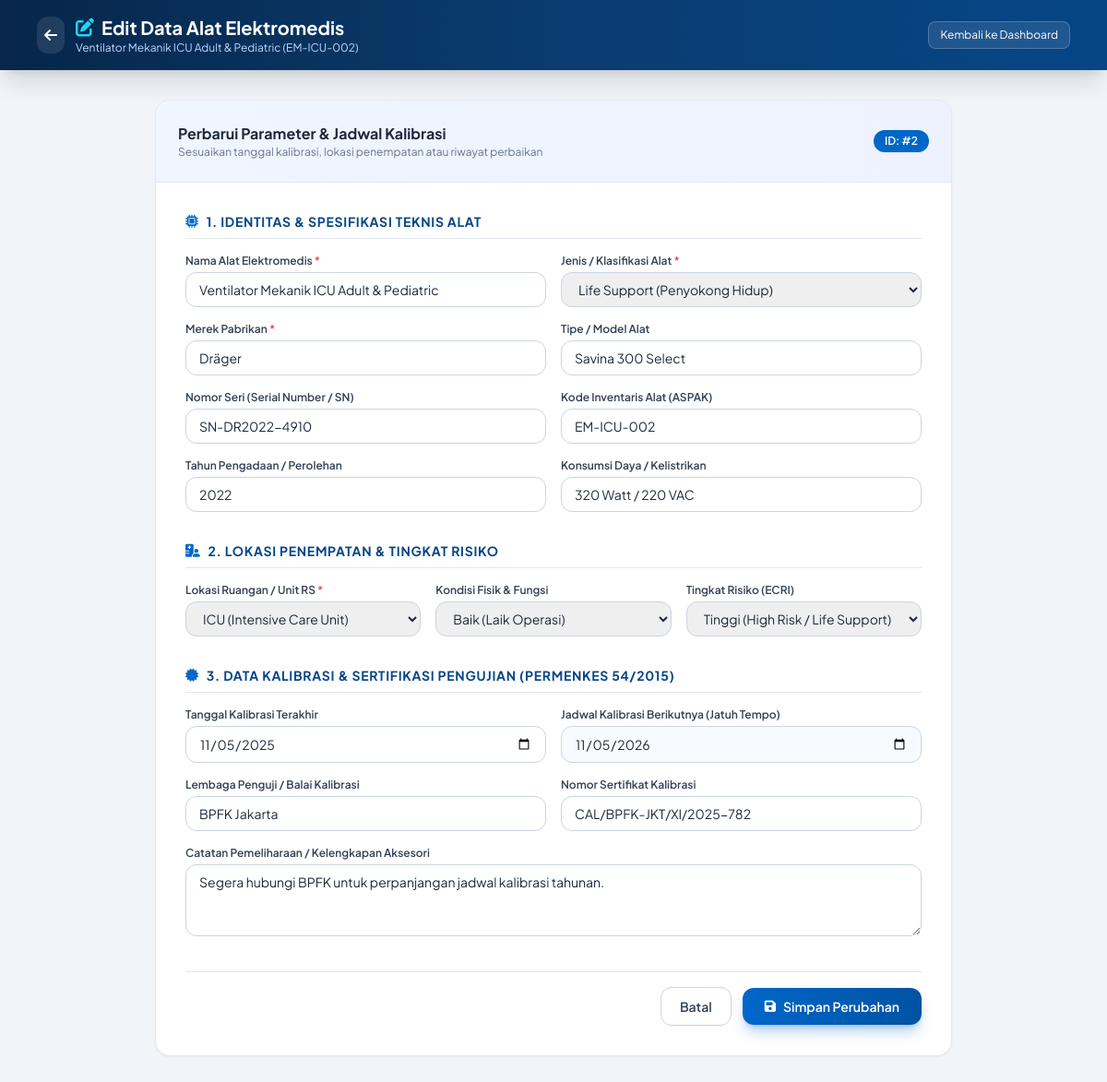
/edit.php?id=2 (signed in), run on the app's committed database.
### tables this page shows
CREATE TABLE `alat` (
  `id` INT AUTO_INCREMENT PRIMARY KEY,
  `kode_alat` VARCHAR(50) DEFAULT NULL,
  `nama_alat` VARCHAR(150) NOT NULL,
  `jenis_alat` VARCHAR(100) NOT NULL,
  `merek` VARCHAR(100) NOT NULL,
  `tipe_model` VARCHAR(100) DEFAULT NULL,
  `nomor_seri` VARCHAR(100) DEFAULT NULL,
  `tahun` VARCHAR(20) DEFAULT NULL,
  `lokasi` VARCHAR(150) NOT NULL,
  `tgl_kalibrasi_terakhir` DATE DEFAULT NULL,
  `tgl_kalibrasi_berikutnya` DATE DEFAULT NULL,
  `status_kalibrasi` VARCHAR(80) DEFAULT NULL,
  `lembaga_kalibrasi` VARCHAR(150) DEFAULT NULL,
  `no_sertifikat` VARCHAR(120) DEFAULT NULL,
  `kondisi` VARCHAR(80) DEFAULT 'Baik (Laik Operasi)',
  `daya_listrik` VARCHAR(80) DEFAULT NULL,
  `tingkat_risiko` VARCHAR(80) DEFAULT 'Sedang (Medium Risk)',
  `keterangan` TEXT DEFAULT NULL,
  `updated_by` VARCHAR(100) DEFAULT NULL,
  `updated_at` TIMESTAMP NULL DEFAULT NULL ON UPDATE CURRENT_TIMESTAMP,
  `created_at` TIMESTAMP DEFAULT CURRENT_TIMESTAMP
);

### edit.php (the view, shortened to what this page needs)
<?php
require_once __DIR__ . '/config.php';
$id = isset($_GET['id']) ? (int)$_GET['id'] : 0;
$stmt = $pdo->prepare("SELECT * FROM alat WHERE id = ?");
$stmt->execute([$id]);
$alat = $stmt->fetch();
?>
<!DOCTYPE html>
<html lang="id">
<head>
    <script src="https://cdn.tailwindcss.com"></script>
    <link rel="stylesheet" href="https://cdnjs.cloudflare.com/ajax/libs/font-awesome/6.4.0/css/all.min.css">
</head>
<body class="bg-slate-100 min-h-screen text-slate-800 antialiased">
    <header class="bg-gradient-to-r from-medical-950 via-medical-900 to-medical-800 text-white shadow-xl">
        <div class="max-w-6xl mx-auto px-4 py-4 flex items-center justify-between">
            <div class="flex items-center gap-3">
                <a href="index.php" class="p-2 bg-white/10 hover:bg-white/20 rounded-xl transition-all">
                    <i class="fa-solid fa-arrow-left"></i>
                </a>
                <div>
                    <h1 class="text-xl font-bold flex items-center gap-2">
                        <i class="fa-solid fa-pen-to-square text-cyan-400"></i>
                        <span>Edit Data Alat Elektromedis</span>
                    </h1>
                    <p class="text-xs text-blue-200"><?php echo htmlspecialchars($alat['nama_alat'] . ' (' . ($alat['kode_alat'] ?: 'ID: ' . $alat['id']) . ')'); ?></p>
                </div>
            </div>
            <a href="index.php" class="text-xs bg-white/10 hover:bg-white/20 px-3 py-1.5 rounded-lg border border-white/20 transition-all">
                Kembali ke Dashboard
            </a>
        </div>
    </header>
    <main class="max-w-4xl mx-auto px-4 py-8">
        <div class="bg-white rounded-2xl shadow-sm border border-slate-200 overflow-hidden">
            <div class="p-6 bg-gradient-to-r from-blue-50 to-indigo-50 border-b border-blue-100 flex items-center justify-between">
                <div>
                    <h2 class="text-base font-bold text-slate-800">Perbarui Parameter & Jadwal Kalibrasi</h2>
                    <p class="text-xs text-slate-500">Sesuaikan tanggal kalibrasi, lokasi penempatan atau riwayat perbaikan</p>
                </div>
                <span class="px-3 py-1 bg-medical-600 text-white text-xs font-semibold rounded-full shadow-sm">
                    ID: #<?php echo $alat['id']; ?>
                </span>
            </div>
            <form method="POST" action="edit.php?id=<?php echo $id; ?>" class="p-6 sm:p-8 space-y-8">
                <div>
                    <h3 class="text-sm font-bold text-medical-800 uppercase tracking-wider flex items-center gap-2 mb-4 pb-2 border-b border-slate-200">
                        <i class="fa-solid fa-microchip text-medical-600"></i>
                        <span>1. Identitas & Spesifikasi Teknis Alat</span>
                    </h3>
                    <div class="grid grid-cols-1 sm:grid-cols-2 gap-4">
                        <div>
                            <label class="block text-xs font-semibold text-slate-700 mb-1">Nama Alat Elektromedis <span class="text-red-500">*</span></label>
                            <input type="text" name="nama_alat" required value="<?php echo htmlspecialchars($alat['nama_alat']); ?>" class="w-full px-3.5 py-2 text-sm rounded-xl border border-slate-300 focus:ring-2 focus:ring-medical-500 focus:border-medical-500">
                        </div>
                        <div>
                            <label class="block text-xs font-semibold text-slate-700 mb-1">Jenis / Klasifikasi Alat <span class="text-red-500">*</span></label>
                            <select name="jenis_alat" required class="w-full px-3.5 py-2 text-sm rounded-xl border border-slate-300 focus:ring-2 focus:ring-medical-500 focus:border-medical-500">
                                <?php
                                $categories = [
                                    'Life Support (Penyokong Hidup)',
                                    'Monitoring Pasien',
                                    'Diagnostik & Pencitraan',
                                    'Terapi & Bedah',
                                    'Terapi & Pengobatan',
                                    'Laboratorium Klinis',
                                    'Sterilisasi & CSSD'
                                ];
                                foreach ($categories as $cat) {
                                    $selected = ($alat['jenis_alat'] === $cat) ? 'selected' : '';
                                    echo "<option value=\"$cat\" $selected>$cat</option>";
                                }
                                ?>
                            </select>
                        </div>
                        <div>
                            <label class="block text-xs font-semibold text-slate-700 mb-1">Merek Pabrikan <span class="text-red-500">*</span></label>
                            <input type="text" name="merek" required value="<?php echo htmlspecialchars($alat['merek']); ?>" class="w-full px-3.5 py-2 text-sm rounded-xl border border-slate-300 focus:ring-2 focus:ring-medical-500 focus:border-medical-500">
                        </div>
                        <div>
                            <label class="block text-xs font-semibold text-slate-700 mb-1">Tipe / Model Alat</label>
                            <input type="text" name="tipe_model" value="<?php echo htmlspecialchars($alat['tipe_model'] ?? ''); ?>" class="w-full px-3.5 py-2 text-sm rounded-xl border border-slate-300 focus:ring-2 focus:ring-medical-500 focus:border-medical-500">
                        </div>
                        <div>
                            <label class="block text-xs font-semibold text-slate-700 mb-1">Nomor Seri (Serial Number / SN)</label>
                            <input type="text" name="nomor_seri" value="<?php echo htmlspecialchars($alat['nomor_seri'] ?? ''); ?>" class="w-full px-3.5 py-2 text-sm rounded-xl border border-slate-300 focus:ring-2 focus:ring-medical-500 focus:border-medical-500">
                        </div>
                        <div>
                            <label class="block text-xs font-semibold text-slate-700 mb-1">Kode Inventaris Alat (ASPAK)</label>
                            <input type="text" name="kode_alat" value="<?php echo htmlspecialchars($alat['kode_alat'] ?? ''); ?>" class="w-full px-3.5 py-2 text-sm rounded-xl border border-slate-300 focus:ring-2 focus:ring-medical-500 focus:border-medical-500">
                        </div>
                        <div>
                            <label class="block text-xs font-semibold text-slate-700 mb-1">Tahun Pengadaan / Perolehan</label>
                            <input type="text" name="tahun" value="<?php echo htmlspecialchars($alat['tahun'] ?? ''); ?>" class="w-full px-3.5 py-2 text-sm rounded-xl border border-slate-300 focus:ring-2 focus:ring-medical-500 focus:border-medical-500">
                        </div>
                        <div>
                            <label class="block text-xs font-semibold text-slate-700 mb-1">Konsumsi Daya / Kelistrikan</label>
                            <input type="text" name="daya_listrik" value="<?php echo htmlspecialchars($alat['daya_listrik'] ?? ''); ?>" class="w-full px-3.5 py-2 text-sm rounded-xl border border-slate-300 focus:ring-2 focus:ring-medical-500 focus:border-medical-500">
                        </div>
                    </div>
                </div>
                <div>
                    <h3 class="text-sm font-bold text-medical-800 uppercase tracking-wider flex items-center gap-2 mb-4 pb-2 border-b border-slate-200">
                        <i class="fa-solid fa-hospital-user text-medical-600"></i>
                        <span>2. Lokasi Penempatan & Tingkat Risiko</span>
                    </h3>
                    <div class="grid grid-cols-1 sm:grid-cols-3 gap-4">
                        <div>
                            <label class="block text-xs font-semibold text-slate-700 mb-1">Lokasi Ruangan / Unit RS <span class="text-red-500">*</span></label>
                            <select name="lokasi" required class="w-full px-3.5 py-2 text-sm rounded-xl border border-slate-300 focus:ring-2 focus:ring-medical-500 focus:border-medical-500">
                                <?php
                                $rooms = [
                                    'ICU (Intensive Care Unit)',
                                    'IGD (Instalasi Gawat Darurat)',
                                    'Kamar Bedah Sentral (OK 1)',
                                    'Kamar Bedah Sentral (OK 2)',
                                    'NICU / PICU',
                                    'Ruang Rawat Inap Melati',
                                    'Poliklinik Jantung & Pembuluh Darah',
                                    'Poliklinik Kebidanan & Kandungan (Obgyn)',
                                    'Instalasi Radiologi',
                                    'Laboratorium Patologi Klinik',
                                    'Unit Hemodialisa (Cuci Darah)',
                                    'Instalasi CSSD (Pusat Sterilisasi)'
                                ];
                                foreach ($rooms as $r) {
                                    $selected = ($alat['lokasi'] === $r) ? 'selected' : '';
                                    echo "<option value=\"$r\" $selected>$r</option>";
                                }
                                ?>
                            </select>
                        </div>
                        <div>
                            <label class="block text-xs font-semibold text-slate-700 mb-1">Kondisi Fisik & Fungsi</label>
                            <select name="kondisi" class="w-full px-3.5 py-2 text-sm rounded-xl border border-slate-300 focus:ring-2 focus:ring-medical-500 focus:border-medical-500">
                                <?php
                                $conditions = ['Baik (Laik Operasi)', 'Rusak Ringan (Perlu Maintenance)', 'Rusak Berat (Afkir)'];
                                foreach ($conditions as $c) {
                                    $selected = ($alat['kondisi'] === $c) ? 'selected' : '';
                                    echo "<option value=\"$c\" $selected>$c</option>";
                                }
                                ?>
                            </select>
                        </div>
                        <div>
                            <label class="block text-xs font-semibold text-slate-700 mb-1">Tingkat Risiko (ECRI)</label>
                            <select name="tingkat_risiko" class="w-full px-3.5 py-2 text-sm rounded-xl border border-slate-300 focus:ring-2 focus:ring-medical-500 focus:border-medical-500">
                                <?php
                                $risks = [
                                    'Tinggi (High Risk / Life Support)',
                                    'Sedang (Medium Risk)',
                                    'Rendah (Low Risk)'
                                ];
                                foreach ($risks as $rk) {
                                    $selected = ($alat['tingkat_risiko'] === $rk) ? 'selected' : '';
                                    echo "<option value=\"$rk\" $selected>$rk</option>";
                                }
                                ?>
                            </select>
                        </div>
                    </div>
                </div>
                <div>
                    <h3 class="text-sm font-bold text-medical-800 uppercase tracking-wider flex items-center gap-2 mb-4 pb-2 border-b border-slate-200">
                        <i class="fa-solid fa-certificate text-medical-600"></i>
                        <span>3. Data Kalibrasi & Sertifikasi Pengujian (Permenkes 54/2015)</span>
                    </h3>
                    <div class="grid grid-cols-1 sm:grid-cols-2 gap-4">
                        <div>
                            <label class="block text-xs font-semibold text-slate-700 mb-1">Tanggal Kalibrasi Terakhir</label>
                            <input type="date" id="tglTerakhir" name="tgl_kalibrasi_terakhir" value="<?php echo htmlspecialchars($alat['tgl_kalibrasi_terakhir'] ?? ''); ?>" onchange="autoCalculateDueDate()" class="w-full px-3.5 py-2 text-sm rounded-xl border border-slate-300 focus:ring-2 focus:ring-medical-500 focus:border-medical-500">
                        </div>
                        <div>
                            <label class="block text-xs font-semibold text-slate-700 mb-1">Jadwal Kalibrasi Berikutnya (Jatuh Tempo)</label>
                            <input type="date" id="tglBerikutnya" name="tgl_kalibrasi_berikutnya" value="<?php echo htmlspecialchars($alat['tgl_kalibrasi_berikutnya'] ?? ''); ?>" class="w-full px-3.5 py-2 text-sm rounded-xl border border-slate-300 focus:ring-2 focus:ring-medical-500 focus:border-medical-500 bg-blue-50/50">
                        </div>
                        <div>
                            <label class="block text-xs font-semibold text-slate-700 mb-1">Lembaga Penguji / Balai Kalibrasi</label>
                            <input type="text" name="lembaga_kalibrasi" value="<?php echo htmlspecialchars($alat['lembaga_kalibrasi'] ?? 'Balai Pengamanan Fasilitas Kesehatan (BPFK)'); ?>" class="w-full px-3.5 py-2 text-sm rounded-xl border border-slate-300 focus:ring-2 focus:ring-medical-500 focus:border-medical-500">
                        </div>
                        <div>
                            <label class="block text-xs font-semibold text-slate-700 mb-1">Nomor Sertifikat Kalibrasi</label>
                            <input type="text" name="no_sertifikat" value="<?php echo htmlspecialchars($alat['no_sertifikat'] ?? ''); ?>" placeholder="Contoh: CAL/BPFK-SBY/IV/2026-112" class="w-full px-3.5 py-2 text-sm rounded-xl border border-slate-300 focus:ring-2 focus:ring-medical-500 focus:border-medical-500">
                        </div>
                        <div class="sm:col-span-2">
                            <label class="block text-xs font-semibold text-slate-700 mb-1">Catatan Pemeliharaan / Kelengkapan Aksesori</label>
                            <textarea name="keterangan" rows="3" class="w-full px-3.5 py-2 text-sm rounded-xl border border-slate-300 focus:ring-2 focus:ring-medical-500 focus:border-medical-500"><?php echo htmlspecialchars($alat['keterangan'] ?? ''); ?></textarea>
                        </div>
                    </div>
                </div>
                <div class="flex items-center justify-end gap-3 pt-4 border-t border-slate-200">
                    <a href="index.php" class="px-5 py-2.5 rounded-xl border border-slate-300 text-slate-700 hover:bg-slate-100 text-sm font-semibold transition-all">
                        Batal
                    </a>
                    <button type="submit" class="px-6 py-2.5 rounded-xl bg-gradient-to-r from-medical-600 to-medical-700 hover:from-medical-700 hover:to-medical-800 text-white text-sm font-semibold shadow-lg shadow-medical-600/30 transition-all flex items-center gap-2">
                        <i class="fa-solid fa-floppy-disk"></i>
                        <span>Simpan Perubahan</span>
                    </button>
                </div>
            </form>
        </div>
    </main>
</body>
</html>

### data on the page
alat: nama_alat+kode_alat "Ventilator Mekanik ICU Adult & Pediatric (EM-ICU-002)", id "2", nama_alat "Ventilator Mekanik ICU Adult & Pediatric", merek "Dräger", tipe_model "Savina 300 Select", nomor_seri "SN-DR2022-4910", kode_alat "EM-ICU-002", tahun "2022", daya_listrik "320 Watt / 220 VAC", tgl_kalibrasi_terakhir "11/05/2025", tgl_kalibrasi_berikutnya "11/05/2026", lembaga_kalibrasi "BPFK Jakarta", no_sertifikat "CAL/BPFK-JKT/XI/2025-782", keterangan "Segera hubungi BPFK untuk perpanjangan jadwal kalibrasi tahunan."

### other printed values
form field jenis_alat "Life Support (Penyokong Hidup)"
form field lokasi "ICU (Intensive Care Unit)"
form field kondisi "Baik (Laik Operasi)"
form field tingkat_risiko "Tinggi (High Risk / Life Support)"
